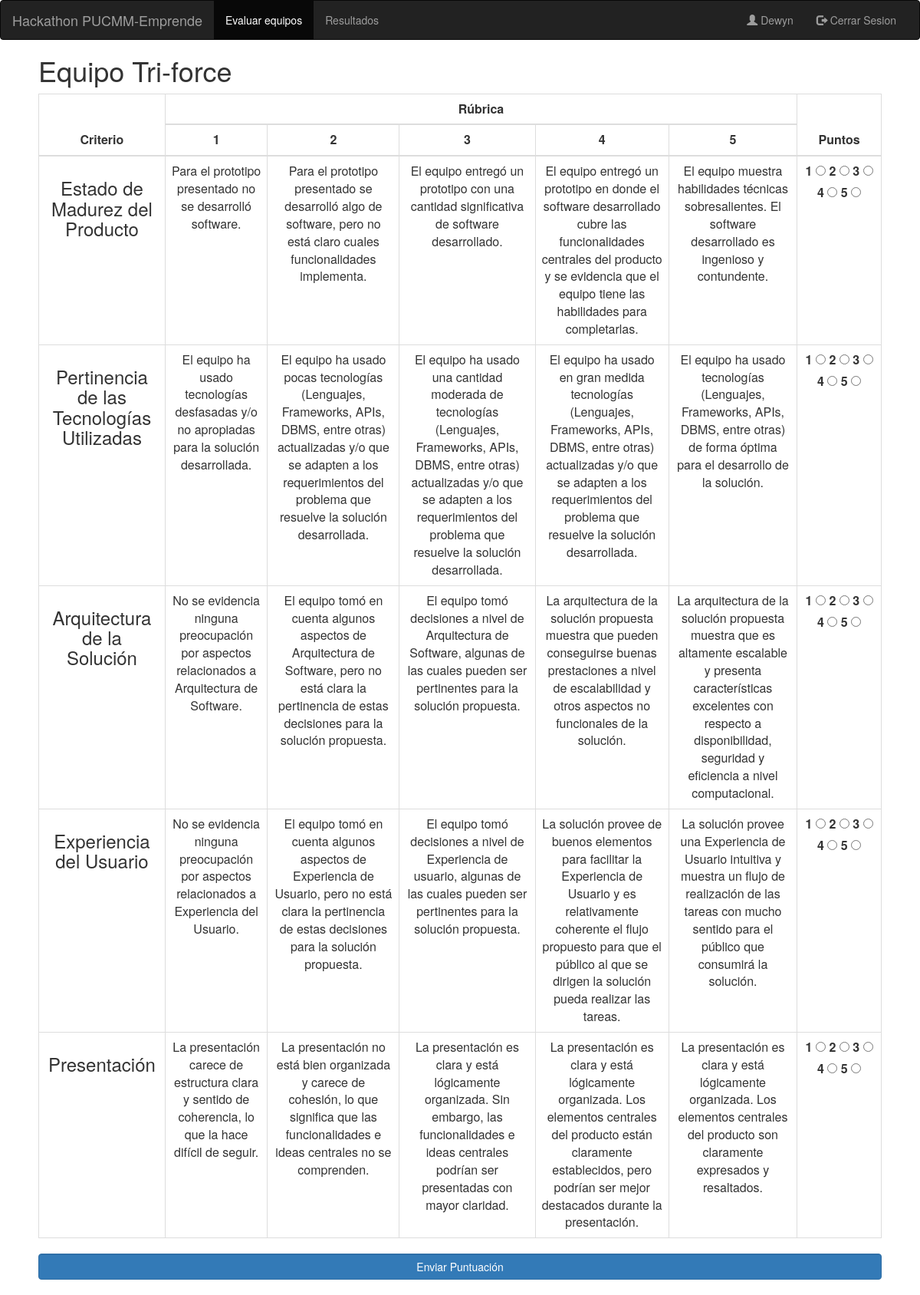
The app's page /equipos-evaluar/equipo/4 (signed in) with its own data.
### evaluacion/models.py (models this page shows, shortened)
class Equipo(models.Model):
    nombre = models.CharField(max_length=15, null=False, blank=False)
    puntuacion = models.IntegerField(default=0)
    habilitado = models.BooleanField(null=False, default=True)

class Criterio(models.Model):
    nombre = models.CharField(max_length=50, null=False, blank=False, default='')
    explicacion1 = models.TextField(max_length=250, null=False, default='')
    explicacion2 = models.TextField(max_length=250, null=False, default='')
    explicacion3 = models.TextField(max_length=250, null=False, default='')
    explicacion4 = models.TextField(max_length=250, null=False, default='')
    explicacion5 = models.TextField(max_length=250, null=False, default='')
    tipo_jurado = models.SmallIntegerField(choices=TipoJurado.TIPOS_JURADO)

### evaluacion/views.py (the view, shortened to what this page needs)
# urls.py: path('equipos-evaluar/equipo/<int:pk>', EvaluarEquipo.as_view(), name='equipos-evaluar'),
class EvaluarEquipo(LoginRequiredMixin, DetailView):
    model = Equipo
    template_name = 'evaluar-equipo.html'
    login_url = settings.LOGIN_URL
    def get_context_data(self, **kwargs):
        context = super(EvaluarEquipo, self).get_context_data(**kwargs)
        jurado = Jurado.objects.filter(user=self.request.user).first()
        context['criterios'] = Criterio.objects.all().filter(tipo_jurado=jurado.tipo)
        return context

### evaluacion/templates/evaluar-equipo.html (shortened to what this page needs)
<html>
{% load bootstrap3 %}
    {% bootstrap_css %}
{% block navbar %}
    <nav class="navbar navbar-inverse">
        <div class="container-fluid">
            <div class="navbar-header">
                <a class="navbar-brand">Hackathon PUCMM-Emprende</a>
            </div>
            <div class="collapse navbar-collapse" id="myNavbar">
                <ul class="nav navbar-nav">
                    <li class="active"><a href="/equipos-evaluar">Evaluar equipos</a></li>
                    <li><a href="/resultados">Resultados</a></li>
                </ul>
                <ul class="nav navbar-nav navbar-right">
                    <li><a href="#"><span class="glyphicon glyphicon-user"></span> {{ user.get_username | capfirst }}
                    </a></li>
                    <li><a href="/logout"><span class="glyphicon glyphicon-log-out"></span> Cerrar Sesion</a></li>
                </ul>
            </div>
        </div>
    </nav>
{% endblock %}
{% block content %}
    <div class="list-group" style="margin-right: 50px; margin-left: 50px">
        <h1>Equipo {{ object.nombre }}</h1>
        <form action="/equipos-evaluar/equipo/{{ object.id }}" method="post">
            <table class="table table-bordered">
                <thead>
                <tr>
                    <th class="text-center" rowspan="2" width="15%">Criterio</th>
                    <th class="text-center" colspan="5">Rúbrica</th>
                    <th class="text-center" rowspan="2" width="10%">Puntos</th>
                </tr>
                <tr>
                    <th class="text-center">1</th>
                    <th class="text-center">2</th>
                    <th class="text-center">3</th>
                    <th class="text-center">4</th>
                    <th class="text-center">5</th>
                </tr>
                </thead>
                <tbody>
                {% for c in criterios %}
                    <tr>
                        <td rowspan="1" class="text-center"><h3>{{ c.nombre }}</h3></td>
                        <td class="text-center">{{ c.explicacion1 }}</td>
                        <td class="text-center">{{ c.explicacion2 }}</td>
                        <td class="text-center">{{ c.explicacion3 }}</td>
                        <td class="text-center">{{ c.explicacion4 }}</td>
                        <td class="text-center">{{ c.explicacion5 }}</td>
                        <td class="text-center">
                            <fieldset id="group1">
                                <label>1
                                    <input type="radio" value="1" name="group-{{ c.id }}">
                                </label>
                                <label>2
                                    <input type="radio" value="2" name="group-{{ c.id }}">
                                </label>
                                <label>3
                                    <input type="radio" value="3" name="group-{{ c.id }}">
                                </label>
                                <label>4
                                    <input type="radio" value="4" name="group-{{ c.id }}">
                                </label>
                                <label>5
                                    <input type="radio" value="5" name="group-{{ c.id }}">
                                </label>
                            </fieldset>
                        </td>
                    </tr>
                {% endfor %}
                </tbody>
            </table>
            <input value="Enviar Puntuación" type="submit" class="btn btn-primary form-control">
        </form>
    </div>
{% endblock %}
</html>

### records on screen
Equipo: nombre "Tri-force"
Criterio: nombre "Estado de Madurez del Producto", explicacion1 "Para el prototipo presentado no se desarrolló software.", explicacion2 "Para el prototipo presentado se desarrolló algo de software, pero no está claro cuales funcionalidades implementa.", explicacion3 "El equipo entregó un prototipo con una cantidad significativa de software desarrollado.", explicacion4 "El equipo entregó un prototipo en donde el software desarrollado cubre las funcionalidades centrales del producto y se evidencia que el equipo tiene las habilidades para completarlas.", explicacion5 "El equipo muestra habilidades técnicas sobresalientes. El software desarrollado es ingenioso y contundente."
Criterio: nombre "Pertinencia de las Tecnologías Utilizadas", explicacion1 "El equipo ha usado tecnologías desfasadas y/o no apropiadas para la solución desarrollada.", explicacion2 "El equipo ha usado pocas tecnologías (Lenguajes, Frameworks, APIs, DBMS, entre otras) actualizadas y/o que se adapten a los requerimientos del problema que resuelve la solución desarrollada.", explicacion3 "El equipo ha usado una cantidad moderada de tecnologías (Lenguajes, Frameworks, APIs, DBMS, entre otras) actualizadas y/o que se adapten a los requerimientos del problema que resuelve la solución desarrollada.", explicacion4 "El equipo ha usado en gran medida tecnologías (Lenguajes, Frameworks, APIs, DBMS, entre otras) actualizadas y/o que se adapten a los requerimientos del problema que resuelve la solución desarrollada.", explicacion5 "El equipo ha usado tecnologías (Lenguajes, Frameworks, APIs, DBMS, entre otras) de forma óptima para el desarrollo de la solución."
Criterio: nombre "Arquitectura de la Solución", explicacion1 "No se evidencia ninguna preocupación por aspectos relacionados a Arquitectura de Software.", explicacion2 "El equipo tomó en cuenta algunos aspectos de Arquitectura de Software, pero no está clara la pertinencia de estas decisiones para la solución propuesta.", explicacion3 "El equipo tomó decisiones a nivel de Arquitectura de Software, algunas de las cuales pueden ser pertinentes para la solución propuesta.", explicacion4 "La arquitectura de la solución propuesta muestra que pueden conseguirse buenas prestaciones a nivel de escalabilidad y otros aspectos no funcionales de la solución.", explicacion5 "La arquitectura de la solución propuesta muestra que es altamente escalable y presenta características excelentes con respecto a disponibilidad, seguridad y eficiencia a nivel computacional."
Criterio: nombre "Experiencia del Usuario", explicacion1 "No se evidencia ninguna preocupación por aspectos relacionados a Experiencia del Usuario.", explicacion2 "El equipo tomó en cuenta algunos aspectos de Experiencia de Usuario, pero no está clara la pertinencia de estas decisiones para la solución propuesta.", explicacion3 "El equipo tomó decisiones a nivel de Experiencia de usuario, algunas de las cuales pueden ser pertinentes para la solución propuesta.", explicacion4 "La solución provee de buenos elementos para facilitar la Experiencia de Usuario y es relativamente coherente el flujo propuesto para que el público al que se dirigen la solución pueda realizar las tareas.", explicacion5 "La solución provee una Experiencia de Usuario intuitiva y muestra un flujo de realización de las tareas con mucho sentido para el público que consumirá la solución."
Criterio: nombre "Presentación", explicacion1 "La presentación carece de estructura clara y sentido de coherencia, lo que la hace difícil de seguir.", explicacion2 "La presentación no está bien organizada y carece de cohesión, lo que significa que las funcionalidades e ideas centrales no se comprenden.", explicacion3 "La presentación es clara y está lógicamente organizada. Sin embargo, las funcionalidades e ideas centrales podrían ser presentadas con mayor claridad.", explicacion4 "La presentación es clara y está lógicamente organizada. Los elementos centrales del producto están claramente establecidos, pero podrían ser mejor destacados durante la presentación.", explicacion5 "La presentación es clara y está lógicamente organizada. Los elementos centrales del producto son claramente expresados y resaltados."

### other values on screen
{{ user.get_username | capfirst }} "Dewyn"
